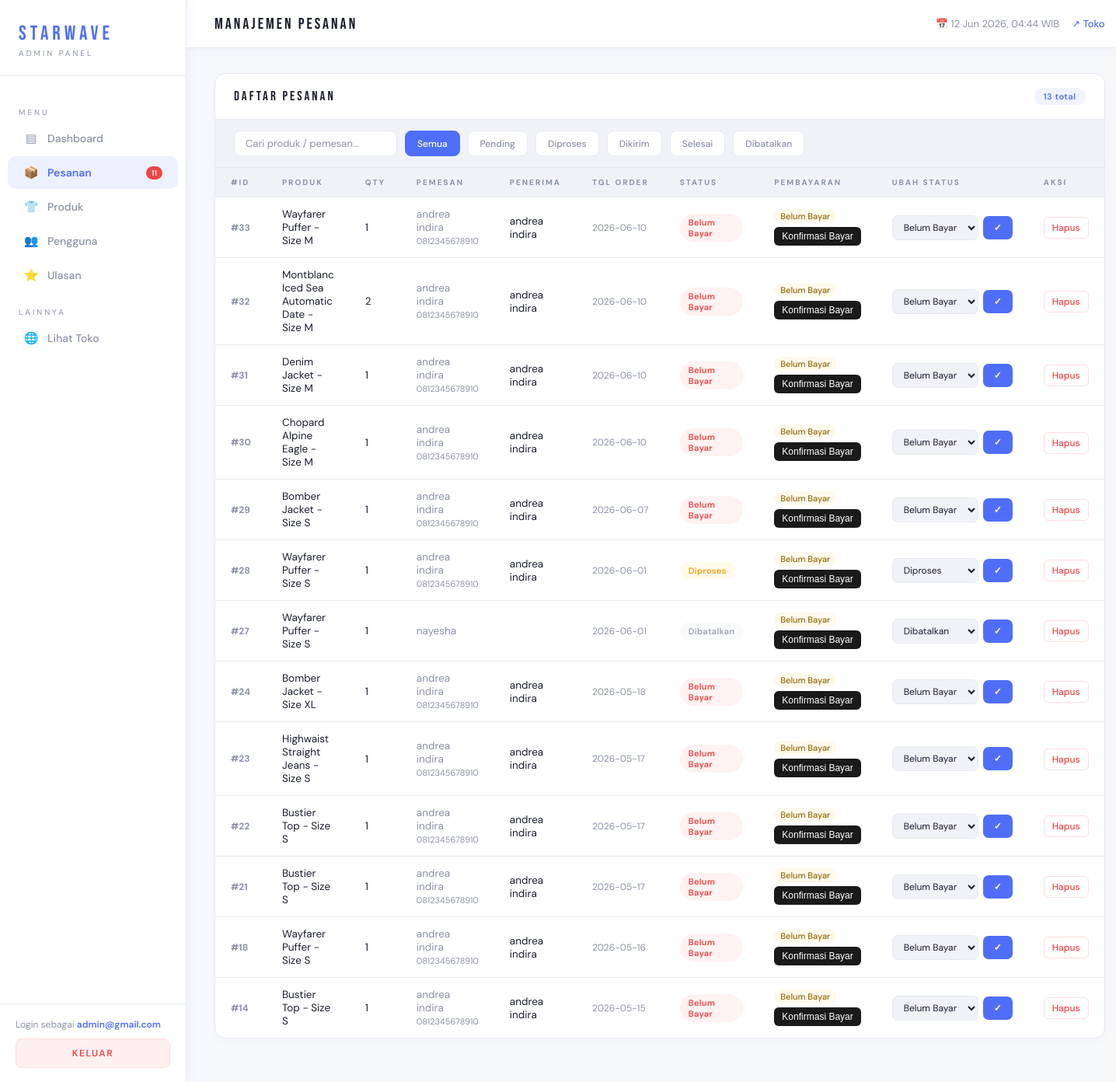
Before: /admin/pesanan.php (signed in) with the older database file.
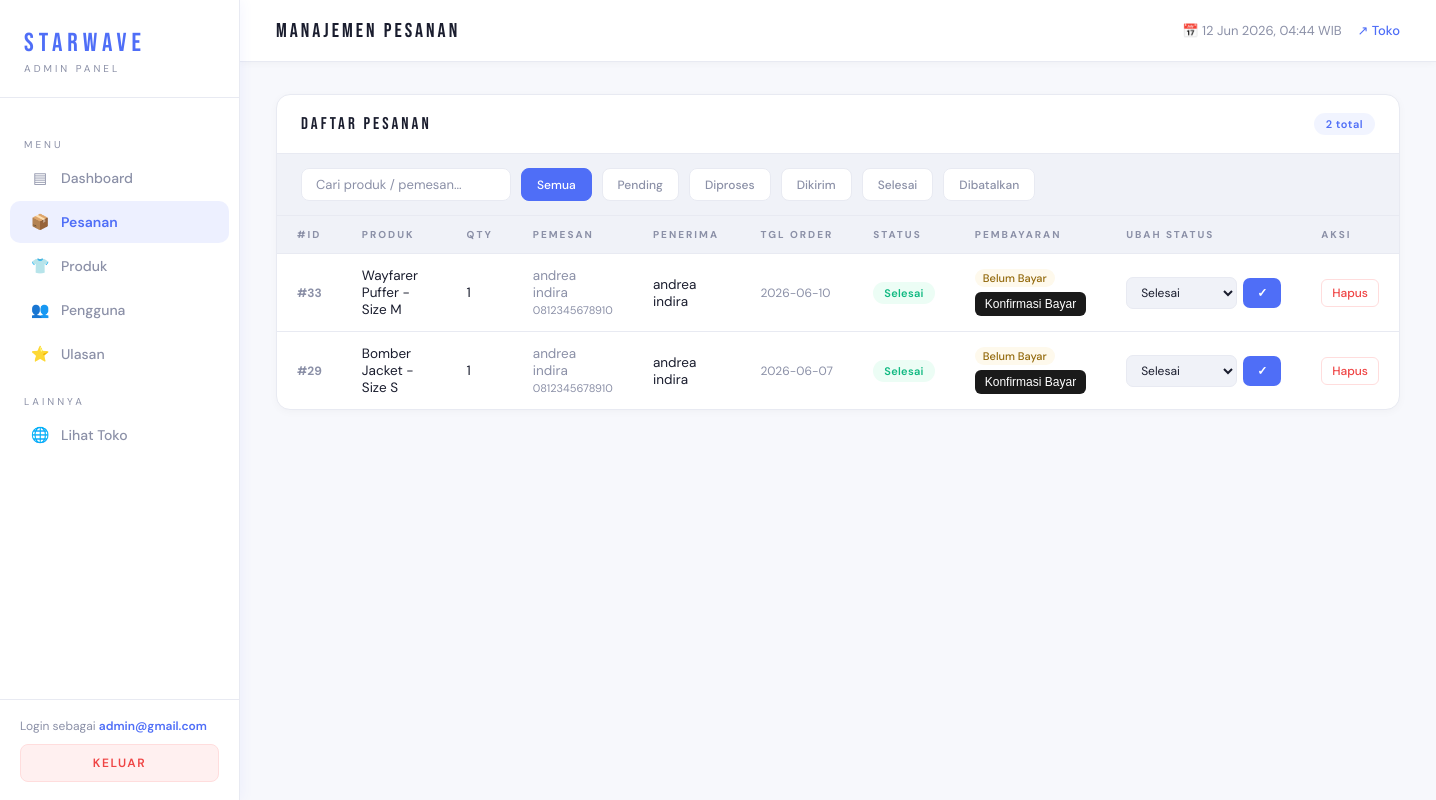
After: the same page with the newer database file.
### tables this page shows
CREATE TABLE `orders` (
  `id` int(11) NOT NULL,
  `id_user` int(11) NOT NULL,
  `nama_produk` varchar(150) NOT NULL,
  `qty` int(11) NOT NULL DEFAULT 1,
  `nama_penerima` varchar(100) NOT NULL,
  `email` varchar(100) NOT NULL,
  `tanggal_order` date NOT NULL,
  `status` varchar(50) DEFAULT NULL,
  `created_at` timestamp NOT NULL DEFAULT current_timestamp(),
  `harga` int(11) NOT NULL,
  `total_harga` int(11) NOT NULL
);

CREATE TABLE `users` (
  `id_user` int(11) NOT NULL,
  `email` varchar(100) DEFAULT NULL,
  `password` varchar(100) DEFAULT NULL,
  `tanggal_lahir` date DEFAULT NULL,
  `nama_panggilan` varchar(100) DEFAULT NULL,
  `no_telepon` varchar(20) DEFAULT NULL,
  `alamat` text DEFAULT NULL,
  `jenis_kelamin` varchar(20) DEFAULT NULL
);

### admin/pesanan.php (the view, shortened to what the changed rows need)
<?php
require 'auth_check.php';
$pending_orders = mysqli_fetch_assoc(mysqli_query($conn, "SELECT COUNT(*) as n FROM orders WHERE status='pending_payment' OR status='pending'"))['n'] ?? 0;
$total_orders   = mysqli_fetch_assoc(mysqli_query($conn, "SELECT COUNT(*) as n FROM orders"))['n'] ?? 0;
$orders = mysqli_query($conn, "
    SELECT o.*, u.nama_panggilan AS nama, u.no_telepon
    FROM orders o
    LEFT JOIN users u ON o.id_user = u.id_user
    ORDER BY o.created_at DESC LIMIT 50
");
function statusClass($s) {
    return match($s) {
        'selesai'                    => 'done',
        'diproses'                   => 'process',
        'dikirim'                    => 'ship',
        'pending_payment', 'pending' => 'pending',
        'batal'                      => 'cancel',
        default                      => 'pending'
    };
}
function statusLabel($s) {
    return match($s) {
        'pending_payment' => 'Belum Bayar',
        'pending'         => 'Pending',
        'diproses'        => 'Diproses',
        'dikirim'         => 'Dikirim',
        'selesai'         => 'Selesai',
        'batal'           => 'Dibatalkan',
        default           => ucfirst($s)
    };
}
?>
<!DOCTYPE html>
<html lang="id">
<head>
    <link rel="stylesheet" href="admin.css">
</head>
<body>
<aside class="sidebar">
    <nav class="sidebar-nav">
        <a class="nav-item active" href="pesanan.php">
            <span class="icon">📦</span> Pesanan
            <?php if ($pending_orders > 0): ?>
                <span style="margin-left:auto;background:#ef4444;color:#fff;font-size:10px;padding:2px 7px;border-radius:10px;"><?= $pending_orders ?></span>
            <?php endif; ?>
        </a>
    </nav>
</aside>
<div class="main">
    <div class="content">
        <div class="section">
            <div class="section-header">
                <div class="section-title">DAFTAR PESANAN</div>
                <div class="section-badge"><?= $total_orders ?> total</div>
            </div>
            <div class="table-wrap">
                <table id="orders-table">
                    <thead>
                        <tr>
                            <th>#ID</th>
                            <th>Produk</th>
                            <th>Qty</th>
                            <th>Pemesan</th>
                            <th>Penerima</th>
                            <th>Tgl Order</th>
                            <th>Status</th>
                            <th>Pembayaran</th>
                            <th>Ubah Status</th>
                            <th>Aksi</th>
                        </tr>
                    </thead>
                    <tbody>
                    <?php if (mysqli_num_rows($orders) == 0): ?>
                        <tr class="empty-row"><td colspan="10">Belum ada pesanan</td></tr>
                    <?php else: while ($o = mysqli_fetch_assoc($orders)): ?>
                        <?php $is_paid = ($o['status_bayar'] ?? '') === 'paid'; ?>
                        <tr data-status="<?= $o['status'] ?>"
                            data-search="<?= strtolower($o['nama_produk'] . ' ' . ($o['nama'] ?? '') . ' ' . $o['nama_penerima']) ?>">
                            <td class="order-id">#<?= $o['id'] ?></td>
                            <td><?= htmlspecialchars($o['nama_produk']) ?></td>
                            <td><?= $o['qty'] ?></td>
                            <td style="color:var(--muted);">
                                <?= htmlspecialchars($o['nama'] ?? '-') ?>
                                <?php if (!empty($o['no_telepon'])): ?>
                                    <br><span style="font-size:11px;"><?= $o['no_telepon'] ?></span>
                                <?php endif; ?>
                            </td>
                            <td><?= htmlspecialchars($o['nama_penerima']) ?></td>
                            <td style="color:var(--muted);font-size:12px;white-space:nowrap;"><?= $o['tanggal_order'] ?></td>
                            <td>
                                <span class="badge <?= statusClass($o['status']) ?>">
                                    <?= statusLabel($o['status']) ?>
                                </span>
                            </td>
                            <td>
                                <?php if ($is_paid): ?>
                                    <span class="badge-bayar paid">✓ Lunas</span>
                                <?php else: ?>
                                    <div style="display:flex;flex-direction:column;gap:5px;align-items:flex-start;">
                                        <span class="badge-bayar pending">Belum Bayar</span>
                                        <button class="btn-konfirmasi"
                                            onclick="openModal(<?= $o['id'] ?>, '<?= htmlspecialchars($o['nama_produk']) ?>', 'Rp <?= number_format($o['total_harga'], 0, ',', '.') ?>')">
                                            Konfirmasi Bayar
                                        </button>
                                    </div>
                                <?php endif; ?>
                            </td>
                            <td>
                                <form method="POST" style="display:flex;gap:6px;align-items:center;">
                                    <select name="status" class="select-status">
                                        <option value="pending_payment"<?= $o['status']=='pending_payment'?' selected':'' ?>>Belum Bayar</option>
                                        <option value="diproses"<?= $o['status']=='diproses'?' selected':'' ?>>Diproses</option>
                                        <option value="selesai"<?= $o['status']=='selesai'?' selected':'' ?>>Selesai</option>
                                        <option value="batal"<?= $o['status']=='batal'?' selected':'' ?>>Dibatalkan</option>
                                    </select>
                                    <button type="submit" name="update_status" class="btn-save">✓</button>
                                </form>
                            </td>
                            <td>
                                <a href="?hapus_order=<?= $o['id'] ?>" class="btn-hapus-order"
                                   onclick="return confirm('Hapus pesanan #<?= $o['id'] ?>?')">Hapus</a>
                            </td>
                        </tr>
                    <?php endwhile; endif; ?>
                    </tbody>
                </table>
            </div>
        </div>
    </div>
</div>
</body>
</html>

Changed rows visible on the page:
removed orders: id "32", nama_produk "Montblanc Iced Sea Automatic Date - Size M", qty "2", id_user.nama_panggilan "andrea indira", id_user.no_telepon "0812345678910", nama_penerima "andrea indira", tanggal_order "2026-06-10", status "Belum Bayar"
removed orders: id "31", nama_produk "Denim Jacket - Size M", qty "1", id_user.nama_panggilan "andrea indira", id_user.no_telepon "0812345678910", nama_penerima "andrea indira", tanggal_order "2026-06-10", status "Belum Bayar"
removed orders: id "30", nama_produk "Chopard Alpine Eagle - Size M", qty "1", id_user.nama_panggilan "andrea indira", id_user.no_telepon "0812345678910", nama_penerima "andrea indira", tanggal_order "2026-06-10", status "Belum Bayar"
removed orders: id "28", nama_produk "Wayfarer Puffer - Size S", qty "1", id_user.nama_panggilan "andrea indira", id_user.no_telepon "0812345678910", nama_penerima "andrea indira", tanggal_order "2026-06-01", status "Diproses"
removed orders: id "27", nama_produk "Wayfarer Puffer - Size S", qty "1", id_user.nama_panggilan "nayesha", tanggal_order "2026-06-01", status "Dibatalkan"
removed orders: id "24", nama_produk "Bomber Jacket - Size XL", qty "1", id_user.nama_panggilan "andrea indira", id_user.no_telepon "0812345678910", nama_penerima "andrea indira", tanggal_order "2026-05-18", status "Belum Bayar"
removed orders: id "23", nama_produk "Highwaist Straight Jeans - Size S", qty "1", id_user.nama_panggilan "andrea indira", id_user.no_telepon "0812345678910", nama_penerima "andrea indira", tanggal_order "2026-05-17", status "Belum Bayar"
removed orders: id "22", nama_produk "Bustier Top - Size S", qty "1", id_user.nama_panggilan "andrea indira", id_user.no_telepon "0812345678910", nama_penerima "andrea indira", tanggal_order "2026-05-17", status "Belum Bayar"
removed orders: id "21", nama_produk "Bustier Top - Size S", qty "1", id_user.nama_panggilan "andrea indira", id_user.no_telepon "0812345678910", nama_penerima "andrea indira", tanggal_order "2026-05-17", status "Belum Bayar"
removed orders: id "18", nama_produk "Wayfarer Puffer - Size S", qty "1", id_user.nama_panggilan "andrea indira", id_user.no_telepon "0812345678910", nama_penerima "andrea indira", tanggal_order "2026-05-16", status "Belum Bayar"
removed orders: id "14", nama_produk "Bustier Top - Size S", qty "1", id_user.nama_panggilan "andrea indira", id_user.no_telepon "0812345678910", nama_penerima "andrea indira", tanggal_order "2026-05-15", status "Belum Bayar"
changed orders "Wayfarer Puffer - Size M": status "Belum Bayar" → "Selesai"
changed orders "Bomber Jacket - Size S": status "Belum Bayar" → "Selesai"
Other visible differences:
$total_orders: "13" → "2"
$pending_orders: "11" → (not shown)
